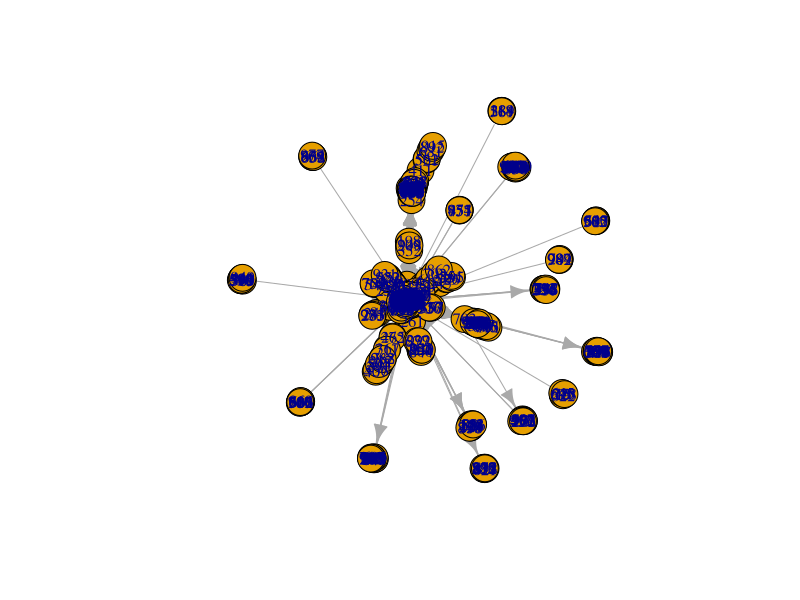
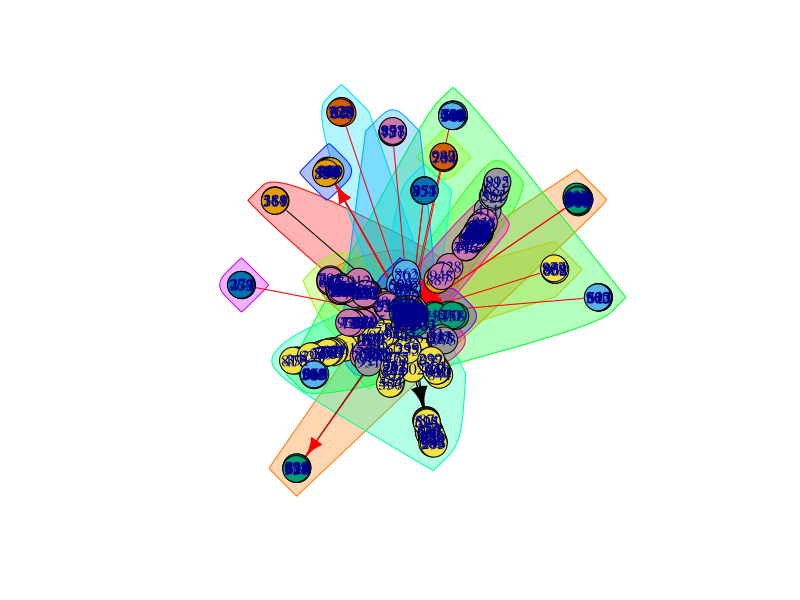

These charts were generated, in order, by the following R code:
# EE232E Homework 1 Problem 4 b
# Name: Weikun Han, Duzhi Chen
# Date: 4/14/2017
# Reference:
#  - https://google.github.io/styleguide/Rguide.xml#indentation

library(igraph)

# Initial veriables
node <- 1000

# Create the directed random network,
# that is a growing network model,
# which resembles how the forest fire spreads by igniting trees close by
graph <- forest.fire.game(node, fw.prob = 0.37, bw.factor = 0.32/0.37, directed = TRUE)

# Find the giant connected component (GCC)
cluster <- clusters(graph)
gcc_index <- which.max(cluster$csize)
non_gcc_nodes <- (1:vcount(graph))[cluster$membership != gcc_index]
gcc <- delete.vertices(graph, non_gcc_nodes)

# Plot information
plot(gcc)

# Use spinglass method to find the community structure
sc <- spinglass.community(gcc)

# Plot information
plot(sc, graph)

# Print information
cat("-------------------------Processing Finshed 1----------------------------------\n",
    "Spinglass method to find the community structure done.\n",
    "The length of the community structure is: ", length(sc), "\n",
    "The modularity is: ", modularity(sc), "\n",
    "-------------------------------------------------------------------------------\n")
